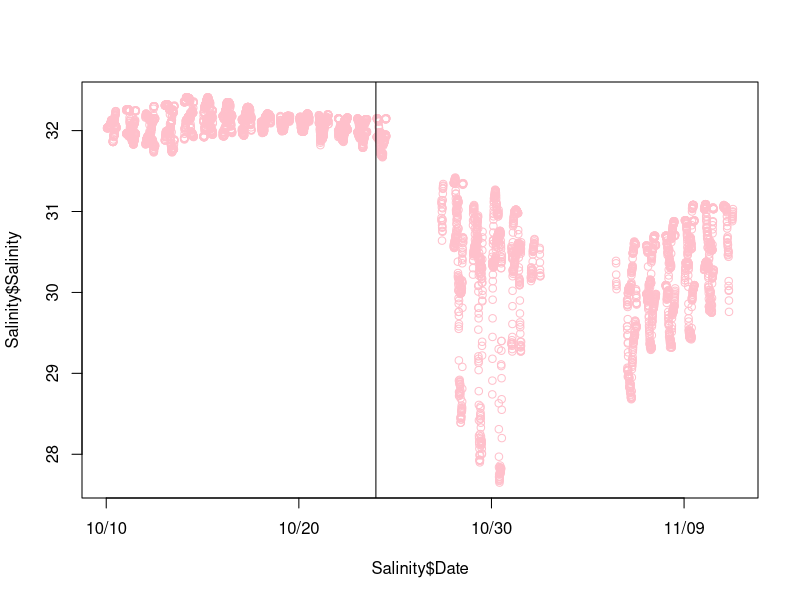

Here is the R script that generated this plot:
## ---- chunk 1
knitr::opts_chunk$set(echo = TRUE)
## ---- chunk 2
# imported the data from my file directly 
Salinity <- read.csv("DataSalinity_SFbar_FortPoint.csv")

summary(Salinity)
## ---- chunk 3
library(chron)
## ---- chunk 4
#renaming all dates as readable dates in r
Salinity$Date <- as.chron(Salinity$Date)
## ---- chunk 5
plot(x = Salinity$Date, y = Salinity$Salinity, col="pink")
abline(v = as.chron("10/24/2021"))
